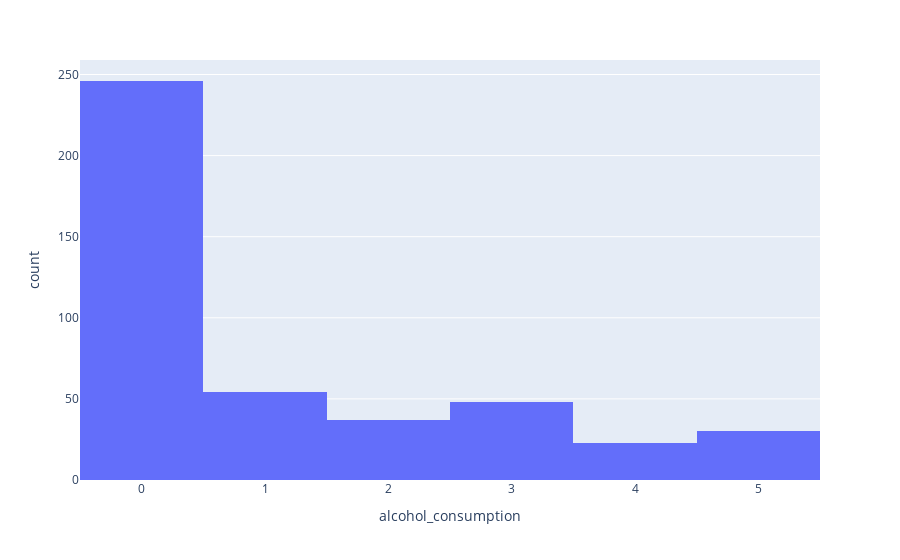

Write notebook code for a chart like this one.
### Code cell
px.histogram(df, 'alcohol_consumption')

### Figure 1 — Plotly figure (JSON) as saved in the notebook; plotly's stock layout.template omitted (floating-point values rounded to 4 significant figures; data arrays with more than 128 entries replaced by an {"elided": "..."} marker saying what was removed)
{"data": [{"alignmentgroup": "True", "bingroup": "x", "hovertemplate": "alcohol_consumption=%{x}<br>count=%{y}<extra></extra>", "legendgroup": "", "marker": {"color": "#636efa", "pattern": {"shape": ""}}, "name": "", "offsetgroup": "", "orientation": "v", "showlegend": false, "type": "histogram", "x": {"elided": "452 int values"}, "xaxis": "x", "yaxis": "y"}], "layout": {"barmode": "relative", "legend": {"tracegroupgap": 0}, "margin": {"t": 60}, "xaxis": {"anchor": "y", "domain": [0, 1], "title": {"text": "alcohol_consumption"}}, "yaxis": {"anchor": "x", "domain": [0, 1], "title": {"text": "count"}}}}
